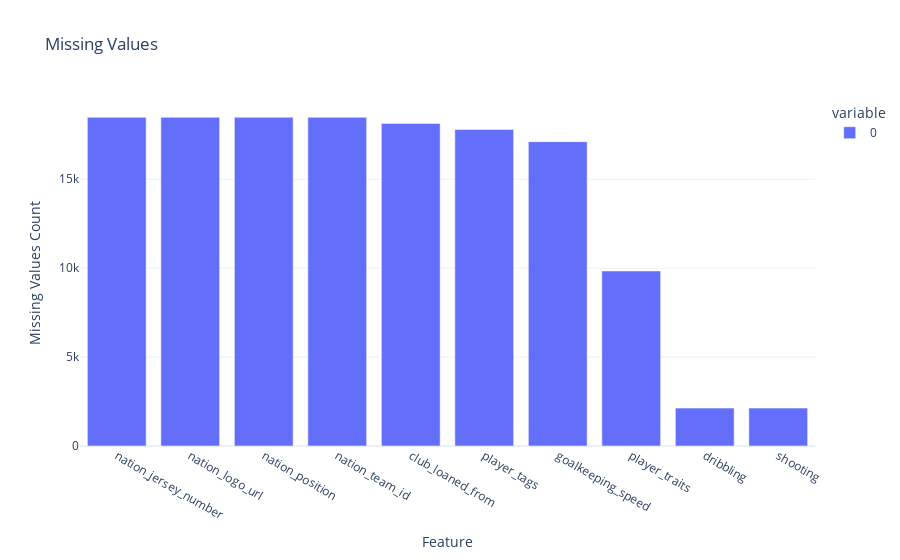

Notebook source saved alongside this figure:
### Code cell
# Visualize the missing values in the dataset
fig = px.bar(df.isnull().sum().sort_values(ascending=False)[:10], 
             title='Missing Values', 
             labels={'index':'Feature', 'value':'Missing Values Count'}, template='plotly_white')
fig.show()

### Figure 1 — Plotly figure (JSON) as saved in the notebook; plotly's stock layout.template omitted (floating-point values rounded to 4 significant figures)
{"data": [{"alignmentgroup": "True", "hovertemplate": "variable=0<br>Feature=%{x}<br>Missing Values Count=%{y}<extra></extra>", "legendgroup": "0", "marker": {"color": "#636efa", "pattern": {"shape": ""}}, "name": "0", "offsetgroup": "0", "orientation": "v", "showlegend": true, "textposition": "auto", "type": "bar", "x": ["nation_jersey_number", "nation_logo_url", "nation_position", "nation_team_id", "club_loaned_from", "player_tags", "goalkeeping_speed", "player_traits", "dribbling", "shooting"], "xaxis": "x", "y": [18480, 18480, 18480, 18480, 18137, 17798, 17107, 9841, 2132, 2132], "yaxis": "y"}], "layout": {"barmode": "relative", "legend": {"title": {"text": "variable"}, "tracegroupgap": 0}, "title": {"text": "Missing Values"}, "xaxis": {"anchor": "y", "domain": [0, 1], "title": {"text": "Feature"}}, "yaxis": {"anchor": "x", "domain": [0, 1], "title": {"text": "Missing Values Count"}}}}
